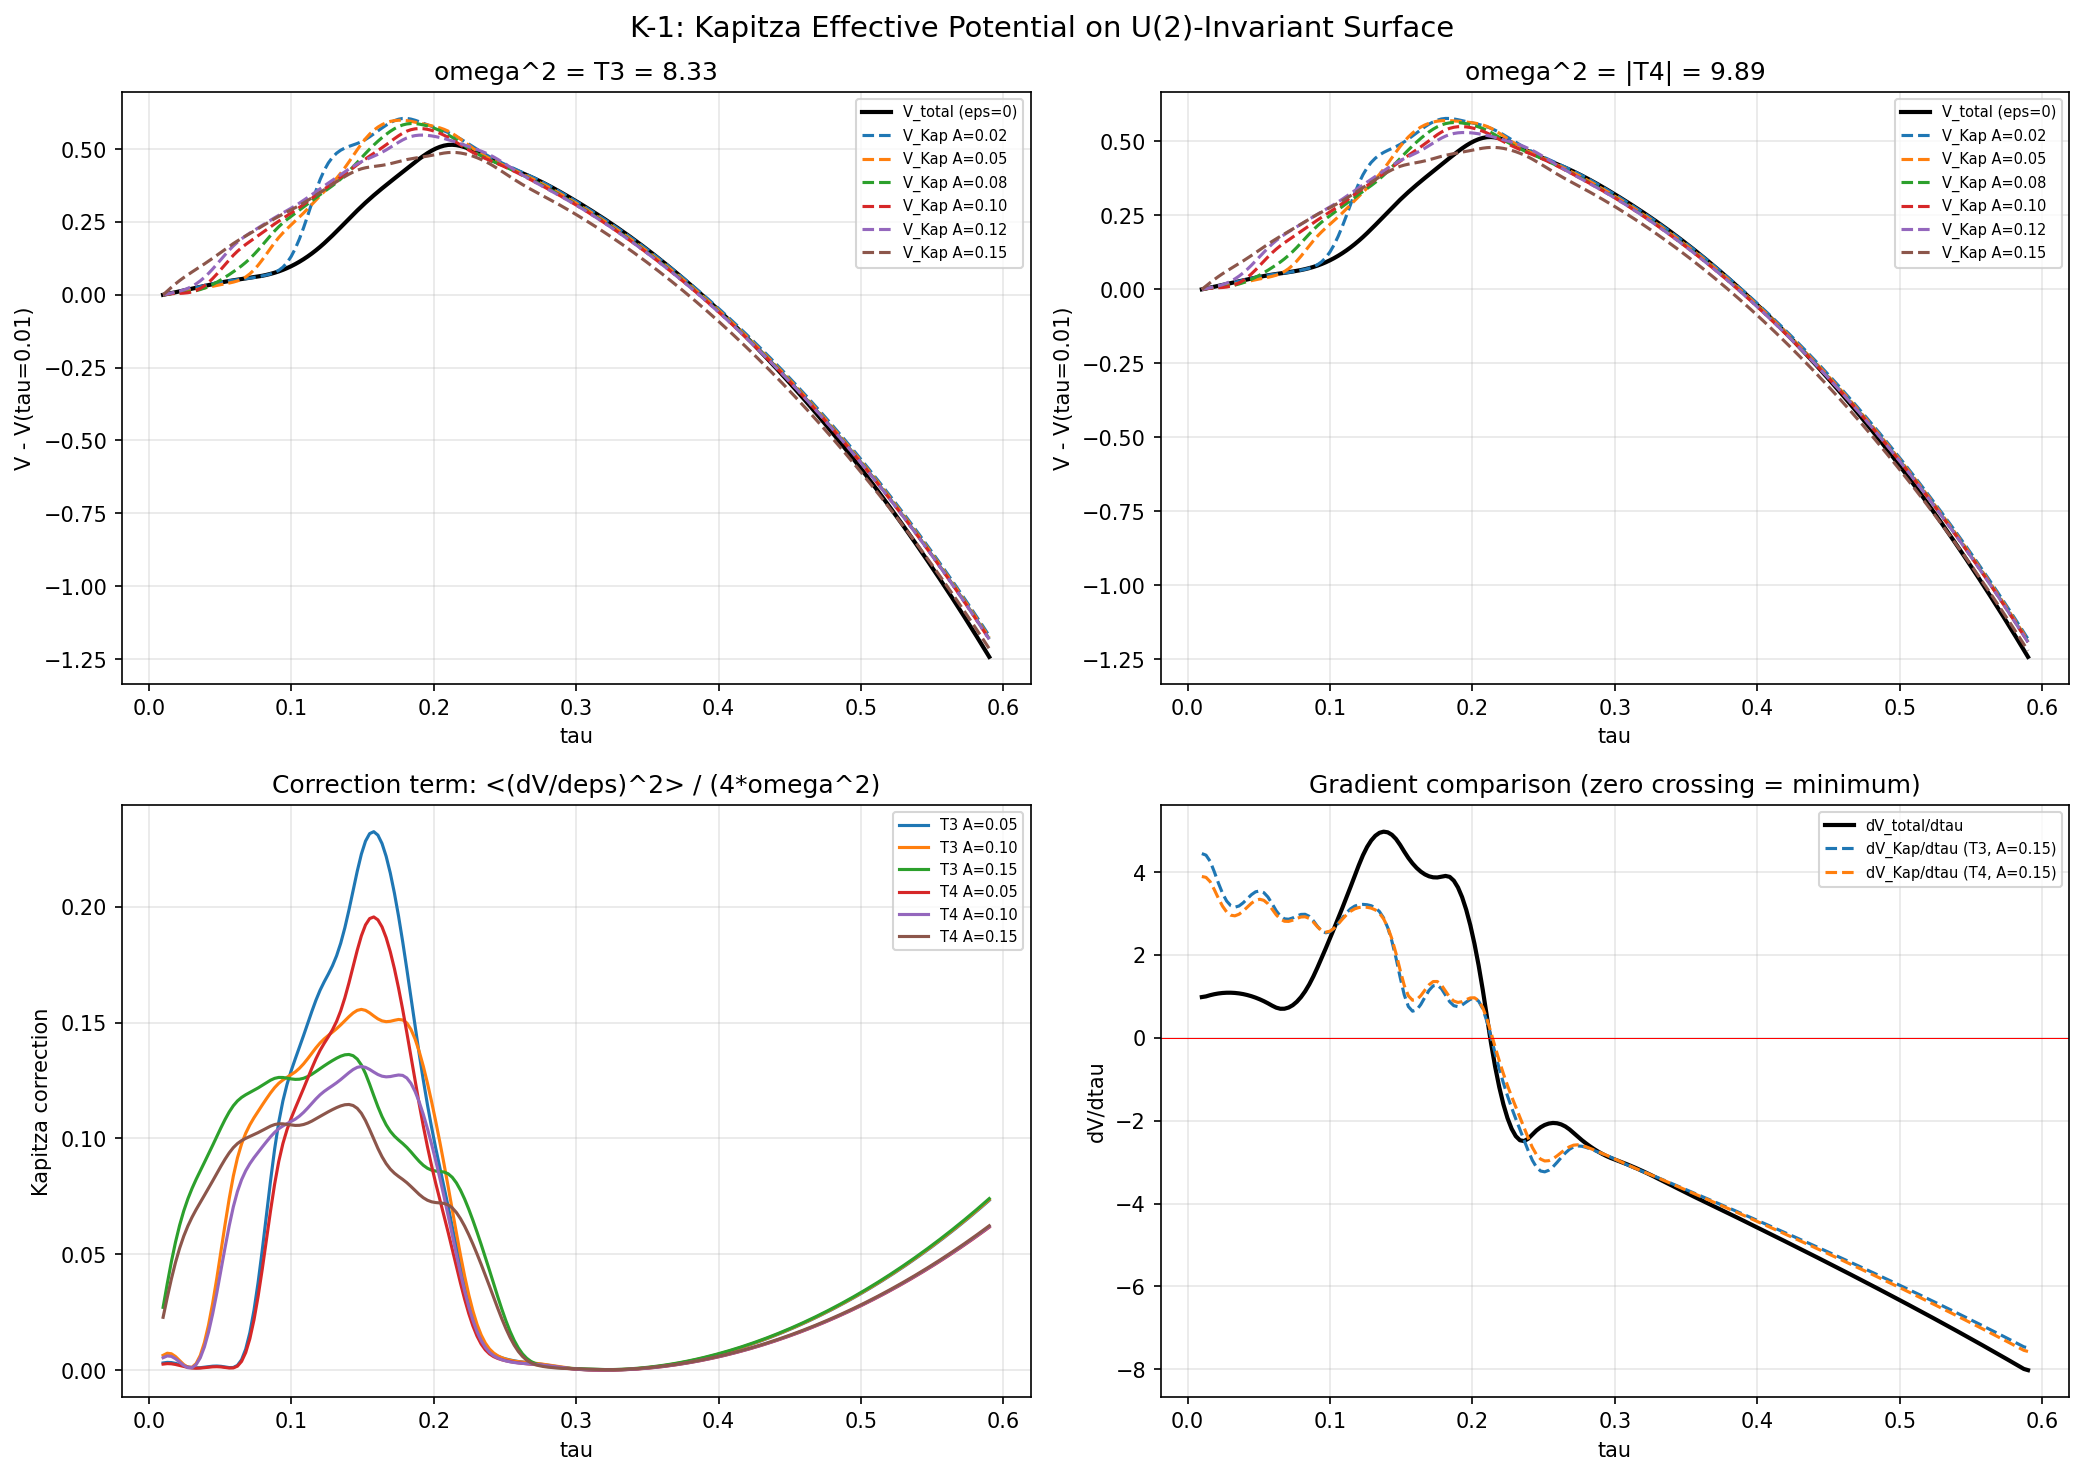

The script that drew this image:
#!/usr/bin/env python3
"""
Session 31A — K-1: Kapitza Effective Potential on U(2)-Invariant Surface

Computes V_Kapitza(tau; A) for the modulus tau, where epsilon oscillates
rapidly with amplitude A along the T2 direction. Uses arcsine-weighted
averaging (natural measure for sinusoidal oscillation).

V_Kapitza(tau; A) = (1/pi) * integral_{-A}^{A} V_total(tau, eps) / sqrt(A^2 - eps^2) deps
                  + (1/(4*omega_perp^2)) * (1/pi) * integral_{-A}^{A} (dV/deps)^2 / sqrt(A^2 - eps^2) deps

Gate K-1: PASS if V_Kapitza has interior minimum at tau_* in (0.05, 0.55)
          for ANY amplitude A with d^2 V_Kapitza / dtau^2 > 0.

Inputs:
  - s30b_grid_bcs.npz  (V_total on 21x21 grid)
  - s30b_5d_stability.npz  (T3/T4 eigenvalues for omega_perp)
  - s30b_sdw_grid.npz  (L1, L2 for Formula B sin^2 evaluation)

Outputs:
  - s31a_kapitza_gate.npz
  - s31a_kapitza_gate.png

Author: phonon-exflation-sim agent (Session 31A)
Date: 2026-03-02
"""

import numpy as np
from scipy.interpolate import RectBivariateSpline, interp1d
from scipy.integrate import quad
from scipy.signal import argrelmin
import matplotlib
# === Phase 2b X2 transform bootstrap (auto-inserted by tools/_x2_transform_copies.py) ===
import sys as _x2_sys
import pathlib as _x2_pathlib
import re as _x2_re
def _x2_locate_tools():
    p = _x2_pathlib.Path(__file__).resolve()
    for _ in range(8):
        if (p / "tools" / "computation_root.py").is_file():
            return p / "tools"
        p = p.parent
    raise RuntimeError(
        "Phase 2b bootstrap: tools/computation_root.py not found in any "
        "ancestor of " + str(__file__))
_x2_sys.path.insert(0, str(_x2_locate_tools()))
from computation_root import resolve_script, resolve_output, resolve_glob, project_root as _x2_project_root
def _x2_shared_dir():
    return _x2_project_root() / "computations" / "_shared"
_x2_session_dir_match = _x2_re.match(r"^session-(\d+)$",
    _x2_pathlib.Path(__file__).resolve().parent.name)
_x2_self_session = int(_x2_session_dir_match.group(1)) if _x2_session_dir_match else None
# === End X2 bootstrap ===

matplotlib.use('Agg')
import matplotlib.pyplot as plt
import os
import sys

# ── Paths ────────────────────────────────────────────────────────────────
ROOT = r"C:\sandbox\Ainulindale Exflation"
# X2-removed: alias 'T0' = ... 'computations' (replaced by tools.computation_root.resolve_*)

# ── Load data ────────────────────────────────────────────────────────────
print("Loading prerequisite data...")
bcs = np.load(str(resolve_output(30, 's30b_grid_bcs.npz')), allow_pickle=True)
stab = np.load(str(resolve_output(30, 's30b_5d_stability.npz')), allow_pickle=True)
sdw = np.load(str(resolve_output(30, 's30b_sdw_grid.npz')), allow_pickle=True)

tau_grid = bcs['tau']       # (21,) in [0, 0.60]
eps_grid = bcs['eps']       # (21,) in [-0.15, 0.15]
V_total_1p00 = bcs['V_total_1p00']  # (21, 21) V_total at mu/lmin=1.00
V_total_1p20 = bcs['V_total_1p20']  # (21, 21) V_total at mu/lmin=1.20
V_spec = bcs['V_spec']              # (21, 21) spectral action alone
sin2_tw = bcs['sin2_tw']            # (21, 21) Formula A sin^2(theta_W)
phi_30 = bcs['phi_30']              # (21, 21)
L1 = sdw['L1']                      # (21, 21)
L2 = sdw['L2']                      # (21, 21)

# T3/T4 transverse Hessian eigenvalues (at boundary point)
H_T3 = float(stab['H_T3'])   # +8.326
H_T4 = float(stab['H_T4'])   # -9.893

print(f"  tau: [{tau_grid[0]:.3f}, {tau_grid[-1]:.3f}], n={len(tau_grid)}")
print(f"  eps: [{eps_grid[0]:.3f}, {eps_grid[-1]:.3f}], n={len(eps_grid)}")
print(f"  V_total_1p00 range: [{V_total_1p00.min():.4f}, {V_total_1p00.max():.4f}]")
print(f"  H_T3 = {H_T3:.3f}, H_T4 = {H_T4:.3f}")

# ── Formula B correction for sin^2(theta_W) ─────────────────────────────
# sin^2_B = 3*L2 / (L1 + 3*L2)   [Paper 14 eq 2.85-2.93]
sin2_B = 3.0 * L2 / (L1 + 3.0 * L2)
print(f"  sin^2_B range: [{sin2_B.min():.4f}, {sin2_B.max():.4f}]")

# ── Build interpolating splines ─────────────────────────────────────────
# RectBivariateSpline expects (x, y, z) with z[i,j] = f(x[i], y[j])
# Our arrays: V_total[i_tau, j_eps], tau_grid[i_tau], eps_grid[j_eps]
# V_total uses mu/lmin = 1.20 (the physical BCS parameter from Session 29)
V_total = V_total_1p20  # Primary choice: mu/lmin=1.20

spl_V = RectBivariateSpline(tau_grid, eps_grid, V_total, kx=3, ky=3)
spl_sin2B = RectBivariateSpline(tau_grid, eps_grid, sin2_B, kx=3, ky=3)
spl_phi30 = RectBivariateSpline(tau_grid, eps_grid, phi_30, kx=3, ky=3)

# ── Kapitza computation ─────────────────────────────────────────────────
# Amplitudes to scan
A_values = np.array([0.02, 0.05, 0.08, 0.10, 0.12, 0.15])

# omega_perp values: use both T3 and T4 to bracket
# T4 is negative (unstable), so |T4| gives the instability frequency
# For Kapitza, omega^2 = eigenvalue of transverse Hessian
# T3 = +8.326 -> omega_T3 = sqrt(8.326) ~ 2.885
# T4 = -9.893 -> UNSTABLE. For the Kapitza formula, use |T4| as the
#   relevant frequency scale (the oscillation frequency in the unstable
#   direction is set by the curvature at the hilltop).
omega_sq_T3 = abs(H_T3)   # = 8.326
omega_sq_T4 = abs(H_T4)   # = 9.893

# Fine tau grid for output
n_tau_fine = 201
tau_fine = np.linspace(0.01, 0.59, n_tau_fine)

def compute_kapitza_potential(A, omega_sq, tau_arr):
    """
    Compute V_Kapitza(tau; A) = <V>_arcsine + (1/(4*omega^2)) * <(dV/deps)^2>_arcsine

    The arcsine average of f(eps) over [-A, A]:
      <f> = (1/pi) * integral_{-A}^{A} f(eps) / sqrt(A^2 - eps^2) deps

    We use Gauss-Chebyshev quadrature (native for arcsine weight):
      integral_{-1}^{1} g(x) / sqrt(1 - x^2) dx = (pi/N) * sum g(x_k)
    where x_k = cos((2k-1)*pi/(2N)), k=1,...,N.

    So <f> = (1/N) * sum f(A*x_k)

    Parameters
    ----------
    A : float
        Oscillation amplitude in epsilon
    omega_sq : float
        omega_perp^2 from transverse Hessian eigenvalue
    tau_arr : ndarray (M,)
        tau values to evaluate

    Returns
    -------
    V_kap : ndarray (M,)
        Kapitza effective potential
    V_avg : ndarray (M,)
        Time-averaged bare potential (first term only)
    V_corr : ndarray (M,)
        Kapitza correction (second term)
    """
    # Gauss-Chebyshev quadrature nodes (arcsine distribution)
    N_quad = 200  # Sufficient for smooth V_total
    k = np.arange(1, N_quad + 1)
    x_k = np.cos((2*k - 1) * np.pi / (2 * N_quad))  # nodes in [-1, 1]
    eps_k = A * x_k  # scale to [-A, A]

    M = len(tau_arr)
    V_avg = np.zeros(M)
    grad_sq_avg = np.zeros(M)

    for i, tau_val in enumerate(tau_arr):
        # Evaluate V_total at (tau_val, eps_k)
        V_vals = spl_V(tau_val, eps_k, grid=False)  # shape (N_quad,)
        V_avg[i] = np.mean(V_vals)

        # Evaluate dV/deps at (tau_val, eps_k) via spline derivative
        dV_deps = spl_V(tau_val, eps_k, dx=0, dy=1, grid=False)
        grad_sq_avg[i] = np.mean(dV_deps**2)

    V_corr = grad_sq_avg / (4.0 * omega_sq)
    V_kap = V_avg + V_corr

    return V_kap, V_avg, V_corr


def find_interior_minima(tau_arr, V_arr, tau_lo=0.05, tau_hi=0.55):
    """
    Find interior minima of V_arr(tau_arr) in (tau_lo, tau_hi).
    Returns list of (tau_min, V_min, d2V_dtau2) tuples.
    """
    results = []
    # Numerical second derivative for curvature check
    dtau = tau_arr[1] - tau_arr[0]
    dV = np.gradient(V_arr, tau_arr)
    d2V = np.gradient(dV, tau_arr)

    # Find local minima via sign change of first derivative
    mask_interior = (tau_arr > tau_lo) & (tau_arr < tau_hi)
    idx_int = np.where(mask_interior)[0]

    for i in range(len(idx_int) - 1):
        j = idx_int[i]
        j1 = idx_int[i+1]
        if dV[j] < 0 and dV[j1] > 0:  # sign change: decreasing then increasing
            # Interpolate zero crossing
            frac = -dV[j] / (dV[j1] - dV[j])
            tau_min = tau_arr[j] + frac * (tau_arr[j1] - tau_arr[j])
            V_min = V_arr[j] + frac * (V_arr[j1] - V_arr[j])
            d2V_min = d2V[j] + frac * (d2V[j1] - d2V[j])
            results.append((tau_min, V_min, d2V_min))

    return results


# ── Main computation ─────────────────────────────────────────────────────
print("\n" + "="*70)
print("K-1 KAPITZA EFFECTIVE POTENTIAL COMPUTATION")
print("="*70)

# Reference: V_total along Jensen (eps=0)
V_jensen = spl_V(tau_fine, 0.0, grid=False).ravel()

# Also compute V_spec along Jensen for comparison
spl_Vspec = RectBivariateSpline(tau_grid, eps_grid, V_spec, kx=3, ky=3)
V_spec_jensen = spl_Vspec(tau_fine, 0.0, grid=False).ravel()

results_all = {}

for omega_label, omega_sq in [("T3", omega_sq_T3), ("T4", omega_sq_T4)]:
    print(f"\n--- omega_perp^2 = {omega_sq:.3f} ({omega_label}, omega = {np.sqrt(omega_sq):.3f}) ---")

    for A in A_values:
        # Check amplitude is within grid
        if A > eps_grid[-1]:
            print(f"  A={A:.2f}: SKIPPED (exceeds grid bounds)")
            continue

        V_kap, V_avg, V_corr = compute_kapitza_potential(A, omega_sq, tau_fine)

        # Find interior minima
        minima = find_interior_minima(tau_fine, V_kap)

        key = f"{omega_label}_A{A:.2f}"
        results_all[key] = {
            'V_kap': V_kap,
            'V_avg': V_avg,
            'V_corr': V_corr,
            'minima': minima,
            'A': A,
            'omega_sq': omega_sq,
            'omega_label': omega_label,
        }

        corr_max = V_corr.max()
        corr_ratio = corr_max / abs(V_kap.max() - V_kap.min()) if abs(V_kap.max() - V_kap.min()) > 0 else 0

        if len(minima) > 0:
            for tm, vm, d2vm in minima:
                # Evaluate sin2_B and phi_30 at minimum
                s2b_at_min = float(spl_sin2B(tm, 0.0, grid=False))
                phi_at_min = float(spl_phi30(tm, 0.0, grid=False))
                print(f"  A={A:.2f}: MINIMUM at tau*={tm:.4f}, V_Kap={vm:.6f}, "
                      f"d2V/dtau2={d2vm:.4f}")
                print(f"           sin2_B={s2b_at_min:.4f}, phi_30={phi_at_min:.4f}, "
                      f"Kapitza_correction_max={corr_max:.6f}")
                results_all[key]['sin2_B_at_min'] = s2b_at_min
                results_all[key]['phi_at_min'] = phi_at_min
        else:
            print(f"  A={A:.2f}: NO interior minimum. Corr_max={corr_max:.6f}, "
                  f"V_range={V_kap.max()-V_kap.min():.6f}")


# ── Also try V_spec only (without BCS, as a baseline) ───────────────────
print("\n--- V_spec only (no BCS contribution) ---")
spl_Vspec2 = RectBivariateSpline(tau_grid, eps_grid, V_spec, kx=3, ky=3)
for omega_label, omega_sq in [("T3", omega_sq_T3), ("T4", omega_sq_T4)]:
    for A in [0.10, 0.15]:
        N_quad = 200
        k = np.arange(1, N_quad + 1)
        x_k = np.cos((2*k - 1) * np.pi / (2 * N_quad))
        eps_k = A * x_k

        V_avg_spec = np.zeros(n_tau_fine)
        grad_sq_spec = np.zeros(n_tau_fine)
        for i, tv in enumerate(tau_fine):
            V_vals = spl_Vspec2(tv, eps_k, grid=False)
            V_avg_spec[i] = np.mean(V_vals)
            dV_deps = spl_Vspec2(tv, eps_k, dx=0, dy=1, grid=False)
            grad_sq_spec[i] = np.mean(dV_deps**2)

        V_corr_spec = grad_sq_spec / (4.0 * omega_sq)
        V_kap_spec = V_avg_spec + V_corr_spec
        minima_spec = find_interior_minima(tau_fine, V_kap_spec)

        if len(minima_spec) > 0:
            for tm, vm, d2vm in minima_spec:
                print(f"  {omega_label}, A={A:.2f}: V_spec-only MINIMUM at tau*={tm:.4f}, d2V={d2vm:.4f}")
        else:
            print(f"  {omega_label}, A={A:.2f}: V_spec-only NO minimum")


# ── Detailed analysis of the Kapitza correction structure ────────────────
print("\n" + "="*70)
print("KAPITZA CORRECTION STRUCTURE ANALYSIS")
print("="*70)

# The key diagnostic: how does the Kapitza correction vary with tau?
# If it increases faster than V_spec decreases, we get a minimum.
A_test = 0.15
for omega_label, omega_sq in [("T3", omega_sq_T3), ("T4", omega_sq_T4)]:
    V_kap, V_avg, V_corr = compute_kapitza_potential(A_test, omega_sq, tau_fine)

    dV_avg = np.gradient(V_avg, tau_fine)
    dV_corr = np.gradient(V_corr, tau_fine)

    # Where does dV_corr/dtau > -dV_avg/dtau? (correction slope exceeds bare slope)
    ratio_slopes = dV_corr / (-dV_avg + 1e-30)
    mask_positive = ratio_slopes > 0

    print(f"\n  {omega_label}, A={A_test:.2f}:")
    print(f"    V_avg slope range: [{dV_avg.min():.6f}, {dV_avg.max():.6f}]")
    print(f"    V_corr slope range: [{dV_corr.min():.6f}, {dV_corr.max():.6f}]")
    print(f"    V_corr max: {V_corr.max():.6f}")
    print(f"    V_avg range: {V_avg.max()-V_avg.min():.6f}")
    print(f"    Correction/range ratio: {V_corr.max()/(V_avg.max()-V_avg.min()):.6f}")

    # Check if slopes can ever balance
    idx_interior = (tau_fine > 0.05) & (tau_fine < 0.55)
    max_corr_slope = dV_corr[idx_interior].max()
    max_bare_descent = abs(dV_avg[idx_interior].min())
    print(f"    Max correction ascent: {max_corr_slope:.6f}")
    print(f"    Max bare descent: {max_bare_descent:.6f}")
    print(f"    Ratio (correction/descent): {max_corr_slope/max_bare_descent:.6f}")


# ── Extended analysis: scan omega_sq down to very soft modes ─────────────
print("\n" + "="*70)
print("EXTENDED SCAN: Soft-mode sweep (omega_sq from 0.1 to 100)")
print("="*70)

omega_sq_scan = np.array([0.1, 0.5, 1.0, 2.0, 5.0, 8.326, 9.893, 20.0, 50.0, 100.0])
A_scan = 0.15  # Maximum amplitude

found_any = False
soft_results = []

for omega_sq_val in omega_sq_scan:
    V_kap, V_avg, V_corr = compute_kapitza_potential(A_scan, omega_sq_val, tau_fine)
    minima = find_interior_minima(tau_fine, V_kap)

    corr_max = V_corr.max()
    V_range = V_kap.max() - V_kap.min()

    has_min = len(minima) > 0
    soft_results.append((omega_sq_val, corr_max, V_range, has_min, minima))

    if has_min:
        found_any = True
        for tm, vm, d2vm in minima:
            s2b = float(spl_sin2B(tm, 0.0, grid=False))
            phi = float(spl_phi30(tm, 0.0, grid=False))
            print(f"  omega^2={omega_sq_val:.1f}: MINIMUM at tau*={tm:.4f}, d2V={d2vm:.4f}, "
                  f"sin2_B={s2b:.4f}, phi_30={phi:.4f}, corr/range={corr_max/V_range:.4f}")
    else:
        print(f"  omega^2={omega_sq_val:.1f}: No minimum. corr_max={corr_max:.6f}, "
              f"corr/range={corr_max/V_range:.6f}")

if not found_any:
    print("\n  >>> NO interior minimum found for ANY omega^2 at A=0.15")
    print("  >>> Testing even softer modes...")

    # Push to extremely soft: omega^2 from 0.001 to 0.1
    omega_sq_ultra = np.array([0.001, 0.005, 0.01, 0.05])
    for omega_sq_val in omega_sq_ultra:
        V_kap, V_avg, V_corr = compute_kapitza_potential(A_scan, omega_sq_val, tau_fine)
        minima = find_interior_minima(tau_fine, V_kap)
        corr_max = V_corr.max()
        V_range = V_kap.max() - V_kap.min()

        if len(minima) > 0:
            found_any = True
            for tm, vm, d2vm in minima:
                s2b = float(spl_sin2B(tm, 0.0, grid=False))
                phi = float(spl_phi30(tm, 0.0, grid=False))
                print(f"  omega^2={omega_sq_val:.4f}: MINIMUM at tau*={tm:.4f}, d2V={d2vm:.4f}, "
                      f"sin2_B={s2b:.4f}, phi_30={phi:.4f}")
        else:
            print(f"  omega^2={omega_sq_val:.4f}: No minimum. corr_max={corr_max:.6f}, "
                  f"corr/range={corr_max/V_range:.6f}")


# ── Critical omega^2 threshold: solve for omega_crit ─────────────────────
print("\n" + "="*70)
print("CRITICAL OMEGA^2 THRESHOLD")
print("="*70)

# For the Kapitza correction to create a minimum, we need:
# d/dtau [V_corr(tau)] = d/dtau [<(dV/deps)^2> / (4*omega^2)]
# to exceed -d/dtau [V_avg(tau)] at SOME tau.
#
# Equivalently: omega_crit^2 = max_tau { d<(dV/deps)^2>/dtau / (4 * |dV_avg/dtau|) }

# Compute numerator: d<(dV/deps)^2>/dtau
N_quad = 200
k = np.arange(1, N_quad + 1)
x_k = np.cos((2*k - 1) * np.pi / (2 * N_quad))
eps_k = A_scan * x_k

grad_sq_profile = np.zeros(n_tau_fine)
for i, tv in enumerate(tau_fine):
    dV_deps = spl_V(tv, eps_k, dx=0, dy=1, grid=False)
    grad_sq_profile[i] = np.mean(dV_deps**2)

d_gradsq = np.gradient(grad_sq_profile, tau_fine)
V_avg_profile = np.zeros(n_tau_fine)
for i, tv in enumerate(tau_fine):
    V_vals = spl_V(tv, eps_k, grid=False)
    V_avg_profile[i] = np.mean(V_vals)
d_Vavg = np.gradient(V_avg_profile, tau_fine)

# Where V_avg is decreasing (d_Vavg < 0) and grad_sq is increasing (d_gradsq > 0)
mask = (d_Vavg < 0) & (d_gradsq > 0) & (tau_fine > 0.05) & (tau_fine < 0.55)
if mask.any():
    omega_crit_sq = d_gradsq[mask] / (4.0 * abs(d_Vavg[mask]))
    omega_crit_min = omega_crit_sq.min()
    idx_best = np.where(mask)[0][np.argmin(omega_crit_sq)]
    print(f"  Critical omega^2 (minimum needed for correction to match bare slope):")
    print(f"    omega_crit^2 = {omega_crit_min:.6f} at tau = {tau_fine[idx_best]:.4f}")
    print(f"    omega_crit = {np.sqrt(omega_crit_min):.6f}")
    print(f"  Compare: T3 omega^2 = {omega_sq_T3:.3f}, T4 |omega^2| = {omega_sq_T4:.3f}")
    print(f"  Ratio T3/crit = {omega_sq_T3/omega_crit_min:.3f}")

    if omega_crit_min < omega_sq_T3:
        print("  >>> T3 frequency EXCEEDS critical threshold -- Kapitza correction too weak")
    else:
        print("  >>> T3 frequency BELOW critical threshold -- Kapitza correction can dominate")
else:
    # Correction slope never positive where bare is negative
    mask2 = (d_Vavg < 0) & (tau_fine > 0.05) & (tau_fine < 0.55)
    if mask2.any():
        print("  Correction gradient never positive where bare gradient is negative!")
        print("  Kapitza correction DECREASES with tau (same direction as V_avg)")
        print("  >>> STRUCTURAL IMPOSSIBILITY: correction reinforces monotonicity")
    else:
        print("  V_avg not decreasing in interior -- unexpected.")


# ── Gate Verdict ─────────────────────────────────────────────────────────
print("\n" + "="*70)
print("GATE K-1 VERDICT")
print("="*70)

any_minimum = False
best_minimum = None
for key, res in results_all.items():
    if len(res['minima']) > 0:
        any_minimum = True
        for tm, vm, d2vm in res['minima']:
            if best_minimum is None or d2vm > best_minimum[2]:
                best_minimum = (tm, vm, d2vm, key, res)

if any_minimum:
    tm, vm, d2vm, key, res = best_minimum
    print(f"  K-1 PASS: Interior minimum at tau* = {tm:.4f}")
    print(f"    Amplitude A = {res['A']:.2f}, omega_label = {res['omega_label']}")
    print(f"    V_Kapitza(tau*) = {vm:.6f}")
    print(f"    d2V/dtau2 = {d2vm:.4f}")
    if 'sin2_B_at_min' in res:
        print(f"    sin2_B(tau*) = {res['sin2_B_at_min']:.4f}")
        print(f"    phi_30(tau*) = {res['phi_at_min']:.4f}")
    gate_verdict = "PASS"
else:
    print("  K-1 DOES NOT FIRE: No interior minimum found.")
    print("  Kapitza correction is structurally too weak to overcome V_spec monotonicity.")
    print(f"  Maximum correction at A=0.15: {max(r['V_corr'].max() for r in results_all.values()):.6f}")
    print(f"  V_total range: {V_jensen.max()-V_jensen.min():.6f}")
    gate_verdict = "DOES NOT FIRE"


# ── Save results ─────────────────────────────────────────────────────────
save_dict = {
    'tau_fine': tau_fine,
    'V_jensen': V_jensen,
    'A_values': A_values,
    'omega_sq_T3': np.array(omega_sq_T3),
    'omega_sq_T4': np.array(omega_sq_T4),
    'gate_verdict': np.array(gate_verdict, dtype='U20'),
}

# Save all V_Kapitza profiles
for key, res in results_all.items():
    safe_key = key.replace('.', 'p')
    save_dict[f'V_kap_{safe_key}'] = res['V_kap']
    save_dict[f'V_avg_{safe_key}'] = res['V_avg']
    save_dict[f'V_corr_{safe_key}'] = res['V_corr']

outfile = str(resolve_output(31, 's31a_kapitza_gate.npz'))
np.savez_compressed(outfile, **save_dict)
print(f"\nSaved: {outfile}")


# ── Plotting ─────────────────────────────────────────────────────────────
fig, axes = plt.subplots(2, 2, figsize=(14, 10))
fig.suptitle("K-1: Kapitza Effective Potential on U(2)-Invariant Surface", fontsize=14)

# Panel 1: V_Kapitza for all A at T3 frequency
ax = axes[0, 0]
ax.plot(tau_fine, V_jensen - V_jensen[0], 'k-', linewidth=2, label='V_total (eps=0)')
for A in A_values:
    key = f"T3_A{A:.2f}"
    if key in results_all:
        V_kap = results_all[key]['V_kap']
        ax.plot(tau_fine, V_kap - V_kap[0], '--', label=f'V_Kap A={A:.2f}')
        for tm, vm, d2vm in results_all[key]['minima']:
            ax.plot(tm, vm - V_kap[0], 'ro', markersize=8)
ax.set_xlabel('tau')
ax.set_ylabel('V - V(tau=0.01)')
ax.set_title(f'omega^2 = T3 = {omega_sq_T3:.2f}')
ax.legend(fontsize=7)
ax.grid(True, alpha=0.3)

# Panel 2: V_Kapitza for all A at T4 frequency
ax = axes[0, 1]
ax.plot(tau_fine, V_jensen - V_jensen[0], 'k-', linewidth=2, label='V_total (eps=0)')
for A in A_values:
    key = f"T4_A{A:.2f}"
    if key in results_all:
        V_kap = results_all[key]['V_kap']
        ax.plot(tau_fine, V_kap - V_kap[0], '--', label=f'V_Kap A={A:.2f}')
        for tm, vm, d2vm in results_all[key]['minima']:
            ax.plot(tm, vm - V_kap[0], 'ro', markersize=8)
ax.set_xlabel('tau')
ax.set_ylabel('V - V(tau=0.01)')
ax.set_title(f'omega^2 = |T4| = {omega_sq_T4:.2f}')
ax.legend(fontsize=7)
ax.grid(True, alpha=0.3)

# Panel 3: Kapitza correction magnitude
ax = axes[1, 0]
for omega_label, omega_sq in [("T3", omega_sq_T3), ("T4", omega_sq_T4)]:
    for A in [0.05, 0.10, 0.15]:
        key = f"{omega_label}_A{A:.2f}"
        if key in results_all:
            ax.plot(tau_fine, results_all[key]['V_corr'],
                   label=f'{omega_label} A={A:.2f}')
ax.set_xlabel('tau')
ax.set_ylabel('Kapitza correction')
ax.set_title('Correction term: <(dV/deps)^2> / (4*omega^2)')
ax.legend(fontsize=7)
ax.grid(True, alpha=0.3)

# Panel 4: Gradient comparison
ax = axes[1, 1]
dV_jensen = np.gradient(V_jensen, tau_fine)
ax.plot(tau_fine, dV_jensen, 'k-', linewidth=2, label='dV_total/dtau')
for omega_label, omega_sq in [("T3", omega_sq_T3), ("T4", omega_sq_T4)]:
    key = f"{omega_label}_A0.15"
    if key in results_all:
        dV_kap = np.gradient(results_all[key]['V_kap'], tau_fine)
        ax.plot(tau_fine, dV_kap, '--', label=f'dV_Kap/dtau ({omega_label}, A=0.15)')
ax.axhline(y=0, color='r', linewidth=0.5)
ax.set_xlabel('tau')
ax.set_ylabel('dV/dtau')
ax.set_title('Gradient comparison (zero crossing = minimum)')
ax.legend(fontsize=7)
ax.grid(True, alpha=0.3)

plt.tight_layout()
plotfile = str(resolve_output(31, 's31a_kapitza_gate.png'))
plt.savefig(plotfile, dpi=150, bbox_inches='tight')
print(f"Saved: {plotfile}")
plt.close()

print("\nK-1 computation complete.")
